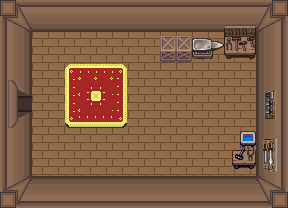

A 2D game scene composited from a Tiled map and its tileset images. What follows is a short description and the map's XML, with each tile layer's data collapsed to a summary:
An orthogonal 18x13 tile map with 16x16 px tiles, 4 tile layers (Base, Objects 1, Objects 2, AbovePlayer), 2 tilesets.

<map version="1.0" tiledversion="1.0.2" orientation="orthogonal" renderorder="left-down" width="18" height="13" tilewidth="16" tileheight="16" nextobjectid="1">
 <tileset firstgid="1" source="../../Tileset/Inside.tsx" />
 <tileset firstgid="651" source="../../Tileset/Overworld.tsx" />
 <layer name="Base" width="18" height="13">
  <data>[234 cells, 234 non-empty, 7 distinct tile ids]</data>
 </layer>
 <layer name="Objects 1" width="18" height="13">
  <data>[234 cells, 51 non-empty, 45 distinct tile ids]</data>
 </layer>
 <layer name="Objects 2" width="18" height="13">
  <data>[234 cells, 0 non-empty, 0 distinct tile ids]</data>
 </layer>
 <layer name="AbovePlayer" width="18" height="13">
  <properties>
   <property name="unity:sortingLayerName" value="AbovePlayer" />
  </properties>
  <data>[234 cells, 3 non-empty, 3 distinct tile ids]</data>
 </layer>
</map>
